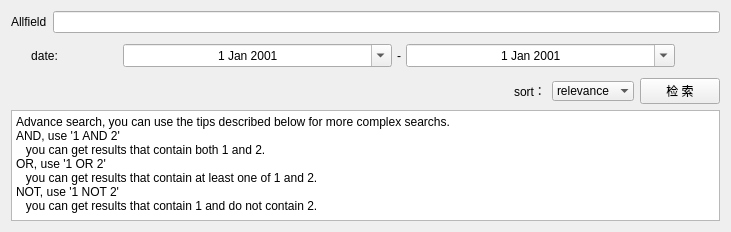
<?xml version="1.0" encoding="UTF-8"?>
<ui version="4.0">
 <class>allfield_search</class>
 <widget class="QWidget" name="allfield_search">
  <property name="geometry">
   <rect>
    <x>0</x>
    <y>0</y>
    <width>731</width>
    <height>232</height>
   </rect>
  </property>
  <property name="windowTitle">
   <string>Form</string>
  </property>
  <layout class="QVBoxLayout" name="verticalLayout">
   <item>
    <widget class="QWidget" name="simple_search" native="true">
     <layout class="QHBoxLayout" name="horizontalLayout" stretch="0,3">
      <property name="leftMargin">
       <number>0</number>
      </property>
      <property name="topMargin">
       <number>0</number>
      </property>
      <property name="rightMargin">
       <number>0</number>
      </property>
      <property name="bottomMargin">
       <number>0</number>
      </property>
      <item>
       <widget class="QLabel" name="label">
        <property name="text">
         <string>Allfield</string>
        </property>
       </widget>
      </item>
      <item>
       <widget class="QLineEdit" name="textsearch">
        <property name="styleSheet">
         <string notr="true"/>
        </property>
        <property name="clearButtonEnabled">
         <bool>true</bool>
        </property>
       </widget>
      </item>
     </layout>
    </widget>
   </item>
   <item>
    <widget class="QWidget" name="year" native="true">
     <layout class="QHBoxLayout" name="horizontalLayout_5" stretch="1,0,4,0,4,0">
      <property name="spacing">
       <number>5</number>
      </property>
      <property name="leftMargin">
       <number>0</number>
      </property>
      <property name="topMargin">
       <number>5</number>
      </property>
      <property name="rightMargin">
       <number>5</number>
      </property>
      <property name="bottomMargin">
       <number>5</number>
      </property>
      <item>
       <widget class="QLabel" name="label_2">
        <property name="text">
         <string>date:</string>
        </property>
        <property name="alignment">
         <set>Qt::AlignCenter</set>
        </property>
       </widget>
      </item>
      <item>
       <spacer name="horizontalSpacer">
        <property name="orientation">
         <enum>Qt::Horizontal</enum>
        </property>
        <property name="sizeHint" stdset="0">
         <size>
          <width>40</width>
          <height>20</height>
         </size>
        </property>
       </spacer>
      </item>
      <item>
       <widget class="QDateEdit" name="dateStart">
        <property name="sizePolicy">
         <sizepolicy hsizetype="Preferred" vsizetype="Fixed">
          <horstretch>0</horstretch>
          <verstretch>0</verstretch>
         </sizepolicy>
        </property>
        <property name="wrapping">
         <bool>true</bool>
        </property>
        <property name="frame">
         <bool>true</bool>
        </property>
        <property name="alignment">
         <set>Qt::AlignCenter</set>
        </property>
        <property name="accelerated">
         <bool>false</bool>
        </property>
        <property name="showGroupSeparator" stdset="0">
         <bool>false</bool>
        </property>
        <property name="calendarPopup">
         <bool>true</bool>
        </property>
        <property name="date">
         <date>
          <year>2001</year>
          <month>1</month>
          <day>1</day>
         </date>
        </property>
       </widget>
      </item>
      <item>
       <widget class="QLabel" name="spacer">
        <property name="text">
         <string>-</string>
        </property>
        <property name="alignment">
         <set>Qt::AlignCenter</set>
        </property>
       </widget>
      </item>
      <item>
       <widget class="QDateEdit" name="dateEnd">
        <property name="sizePolicy">
         <sizepolicy hsizetype="Preferred" vsizetype="Fixed">
          <horstretch>0</horstretch>
          <verstretch>0</verstretch>
         </sizepolicy>
        </property>
        <property name="alignment">
         <set>Qt::AlignCenter</set>
        </property>
        <property name="calendarPopup">
         <bool>true</bool>
        </property>
        <property name="date">
         <date>
          <year>2001</year>
          <month>1</month>
          <day>1</day>
         </date>
        </property>
       </widget>
      </item>
      <item>
       <spacer name="horizontalSpacer_2">
        <property name="orientation">
         <enum>Qt::Horizontal</enum>
        </property>
        <property name="sizeHint" stdset="0">
         <size>
          <width>40</width>
          <height>20</height>
         </size>
        </property>
       </spacer>
      </item>
     </layout>
    </widget>
   </item>
   <item>
    <layout class="QHBoxLayout" name="order_send">
     <item>
      <spacer name="horizontalSpacer_4">
       <property name="orientation">
        <enum>Qt::Horizontal</enum>
       </property>
       <property name="sizeHint" stdset="0">
        <size>
         <width>188</width>
         <height>20</height>
        </size>
       </property>
      </spacer>
     </item>
     <item>
      <widget class="QLabel" name="label_3">
       <property name="text">
        <string>sort：</string>
       </property>
      </widget>
     </item>
     <item>
      <widget class="QComboBox" name="order">
       <property name="layoutDirection">
        <enum>Qt::LeftToRight</enum>
       </property>
       <property name="frame">
        <bool>false</bool>
       </property>
       <property name="bc" stdset="0">
        <string>yellow</string>
       </property>
       <item>
        <property name="text">
         <string>relevance</string>
        </property>
       </item>
       <item>
        <property name="text">
         <string>oldest</string>
        </property>
       </item>
       <item>
        <property name="text">
         <string>newest</string>
        </property>
       </item>
      </widget>
     </item>
     <item>
      <widget class="QPushButton" name="buttonSend">
       <property name="sizePolicy">
        <sizepolicy hsizetype="Fixed" vsizetype="Preferred">
         <horstretch>0</horstretch>
         <verstretch>0</verstretch>
        </sizepolicy>
       </property>
       <property name="sizeIncrement">
        <size>
         <width>0</width>
         <height>0</height>
        </size>
       </property>
       <property name="baseSize">
        <size>
         <width>0</width>
         <height>0</height>
        </size>
       </property>
       <property name="text">
        <string> 检 索 </string>
       </property>
       <property name="bc" stdset="0">
        <string>green</string>
       </property>
      </widget>
     </item>
    </layout>
   </item>
   <item>
    <widget class="QTextBrowser" name="textBrowser">
     <property name="verticalScrollBarPolicy">
      <enum>Qt::ScrollBarAlwaysOff</enum>
     </property>
     <property name="horizontalScrollBarPolicy">
      <enum>Qt::ScrollBarAlwaysOff</enum>
     </property>
     <property name="sizeAdjustPolicy">
      <enum>QAbstractScrollArea::AdjustIgnored</enum>
     </property>
     <property name="html">
      <string>&lt;!DOCTYPE HTML PUBLIC &quot;-//W3C//DTD HTML 4.0//EN&quot; &quot;http://www.w3.org/TR/REC-html40/strict.dtd&quot;&gt;
&lt;html&gt;&lt;head&gt;&lt;meta name=&quot;qrichtext&quot; content=&quot;1&quot; /&gt;&lt;style type=&quot;text/css&quot;&gt;
p, li { white-space: pre-wrap; }
&lt;/style&gt;&lt;/head&gt;&lt;body style=&quot; font-family:'SimSun'; font-size:9pt; font-weight:400; font-style:normal;&quot;&gt;
&lt;p style=&quot; margin-top:0px; margin-bottom:0px; margin-left:0px; margin-right:0px; -qt-block-indent:0; text-indent:0px;&quot;&gt;Advance search, you can use the tips described below for more complex searchs.&lt;/p&gt;
&lt;p style=&quot; margin-top:0px; margin-bottom:0px; margin-left:0px; margin-right:0px; -qt-block-indent:0; text-indent:0px;&quot;&gt;AND, use '1 AND 2'&lt;/p&gt;
&lt;p style=&quot; margin-top:0px; margin-bottom:0px; margin-left:0px; margin-right:0px; -qt-block-indent:0; text-indent:0px;&quot;&gt;   you can get results that contain both 1 and 2.&lt;/p&gt;
&lt;p style=&quot; margin-top:0px; margin-bottom:0px; margin-left:0px; margin-right:0px; -qt-block-indent:0; text-indent:0px;&quot;&gt;OR, use '1 OR 2'&lt;/p&gt;
&lt;p style=&quot; margin-top:0px; margin-bottom:0px; margin-left:0px; margin-right:0px; -qt-block-indent:0; text-indent:0px;&quot;&gt;   you can get results that contain at least one of 1 and 2.&lt;/p&gt;
&lt;p style=&quot; margin-top:0px; margin-bottom:0px; margin-left:0px; margin-right:0px; -qt-block-indent:0; text-indent:0px;&quot;&gt;NOT, use '1 NOT 2'&lt;/p&gt;
&lt;p style=&quot; margin-top:0px; margin-bottom:0px; margin-left:0px; margin-right:0px; -qt-block-indent:0; text-indent:0px;&quot;&gt;   you can get results that contain 1 and do not contain 2.&lt;/p&gt;&lt;/body&gt;&lt;/html&gt;</string>
     </property>
    </widget>
   </item>
   <item>
    <spacer name="verticalSpacer">
     <property name="orientation">
      <enum>Qt::Vertical</enum>
     </property>
     <property name="sizeHint" stdset="0">
      <size>
       <width>20</width>
       <height>40</height>
      </size>
     </property>
    </spacer>
   </item>
  </layout>
 </widget>
 <resources/>
 <connections/>
</ui>
